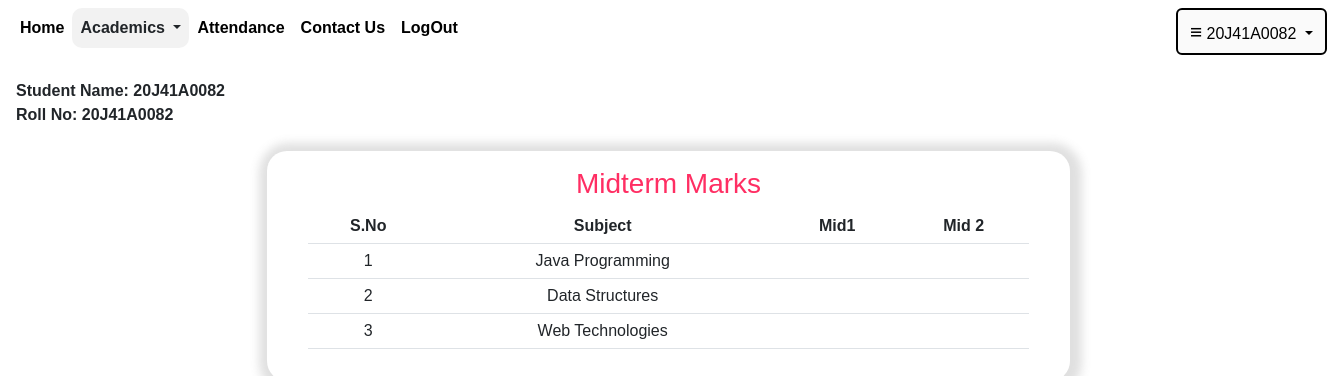
/mid (signed in), run on an earlier commit of the app's database.
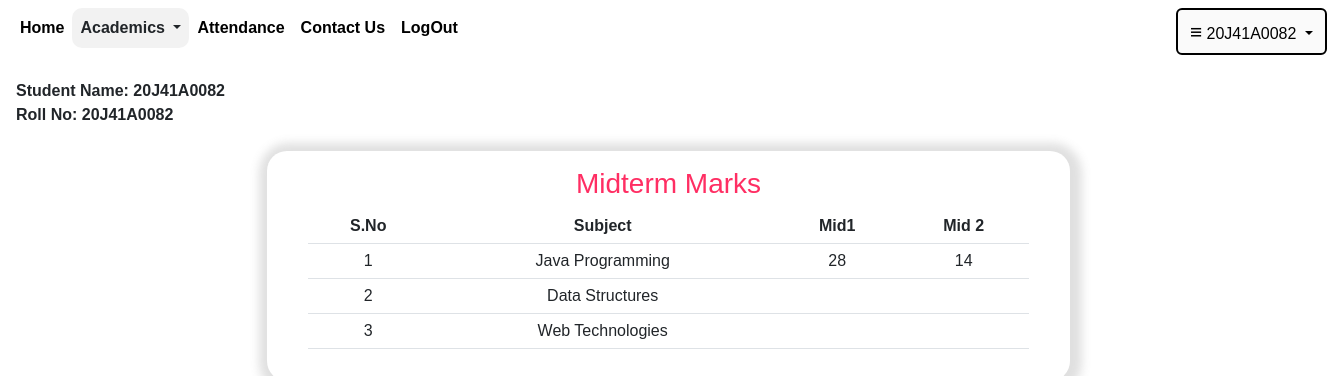
And on a later commit of the database.
### user/models.py (models this page shows, shortened)
class Mid1(models.Model):
    username=models.CharField(max_length=30,default="",primary_key=True)
    name=models.CharField(max_length=50,default="")
    Java_Programming_Cse=models.CharField(max_length=10,blank=True)
    Data_Structures_Cse=models.CharField(max_length=10,blank=True)
    Web_Technologies_Cse=models.CharField(max_length=10,blank=True)

class Mid2(models.Model):
    username=models.CharField(max_length=30,default="",primary_key=True)
    name=models.CharField(max_length=50,default="")
    Java_Programming_Cse=models.CharField(max_length=10,blank=True)
    Data_Structures_Cse=models.CharField(max_length=10,blank=True)
    Web_Technologies_Cse=models.CharField(max_length=10,blank=True)

### user/views.py (the view)
# urls.py: path('mid',views.mid),
def mid(request):
    uname=request.session.get('uname')
    name=request.session.get('name')
    m1=Mid1.objects.get(username=uname)
    m2=Mid2.objects.get(username=uname)
    return render(request,'midmarks.html',{'m1':m1,'m2':m2,'uname':uname,'name':name})

### user/templates/midmarks.html (shortened to what this page needs)
{% extends 'base.html'%}
{% block content%}
<strong>
    <div class="mx-3 mt-3"> Student Name: {{name}}</div>
     <div class="mx-3">Roll No: {{uname}}</div>
</strong>
<br>
<center>
<div  class="midd py-3"style="border-radius:20px;">
<div class="h3 border-3 border-dark underline" style="color:#FF2E63;">
    Midterm Marks
</div>
<div>
  <table class="mx-3 table tab table-hover">
    <tr>
        <th>S.No</th><th>Subject</th><th>Mid1</th><th>Mid 2</th>
    </tr>
    <tr><td>1</td><td>Java Programming</td><td>{{m1.Java_Programming_Cse}}</td><td>{{m2.Java_Programming_Cse}}</td>
    <tr><td>2</td><td>Data Structures</td><td>{{m1.Data_Structures_Cse}}</td><td>{{m2.Data_Structures_Cse}}</td>
    <tr><td>3</td><td>Web Technologies</td><td>{{m1.Web_Technologies_Cse}}</td><td>{{m2.Web_Technologies_Cse}}</td>
  </table>
</div>
</div>
</center>
  {% endblock%}

### user/templates/base.html (shortened to what this page needs)
<html>
<head>
    <link href="https://cdn.jsdelivr.net/npm/bootstrap@5.3.0-alpha1/dist/css/bootstrap.min.css" rel="stylesheet">
  </head>
<body style="background-color:#fff;">
  <nav class="navbar navbar-expand-lg sticky-top navi" style="width:100vw;">
        <div class="container-fluid">
          <div class="collapse navbar-collapse" id="navbarNav">
            <ul class="navbar-nav home">
              <li class="nav-item">
                <a class="nav-link btn" id="home" style="color:black;border:0px;" href="/index"><strong>Home</strong></a>
              </li>
              <center>
              <li class="nav-item dropdown">
                <a class="nav-link dropdown-toggle text-dark dropitem" href="#" style="border-radius:10px;" id="academics" role="button" data-bs-toggle="dropdown" aria-expanded="false">
                  <strong>Academics</strong>
                </a>
              </li>
            </center>
              <li class="nav-item">
                <a class="nav-link btn" id="attendance"style="color:black;border:0px;" href="/attendance"><strong>Attendance</strong></a>
              </li>
              <li class="nav-item">
                <a class="nav-link btn" id="contactus"style="color:black;border:0px;" href="/contactus"><strong>Contact Us</strong></a>
              </li>
              <li class="nav-item">
                <a class="nav-link btn" id="logout"style="color:black;border:0px;" href="/logout"><strong>LogOut</strong></a>
              </li>
              <li class="nav-item dropdown logout profile" style="position:relative;left:710px; background-color:orange; border-radius:20px;">
                <button class="btn dropdown-toggle text-dark;" data-bs-toggle="dropdown" style="background-color:#fafafa;border:2px solid black;"aria-expanded="false">
                 <p style="font-size:130%;display:inline;">&equiv;</p> {{uname}}
                </button>
              </li>
            </ul>
          </div>
        </div>
      </nav>
      {% block content %}
      {% endblock %}
    </body>
</html>

What changed in the data, as far as the page shows it:
now on this page (row edited): Mid1: Java_Programming_Cse "28"
added Mid2: Java_Programming_Cse "14"
